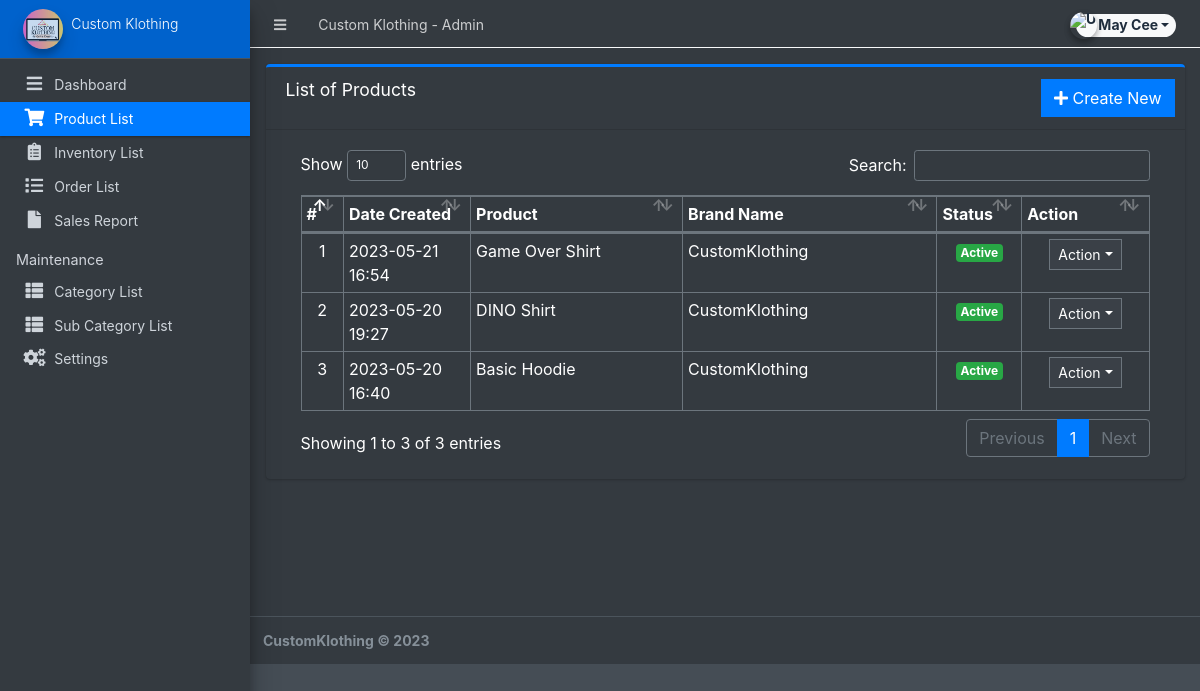
/admin/?page=product (signed in), run on the app's committed database.
### tables this page shows
CREATE TABLE `products` (
  `id` int(30) NOT NULL,
  `category_id` int(30) NOT NULL,
  `sub_category_id` int(30) NOT NULL,
  `product` varchar(250) NOT NULL,
  `brandname` text NOT NULL,
  `description` text NOT NULL,
  `status` tinyint(1) NOT NULL DEFAULT 1,
  `date_created` datetime NOT NULL DEFAULT current_timestamp()
);

### admin/product/index.php (the view, shortened to what this page needs)
<div class="card card-outline card-primary">
	<div class="card-header">
		<h3 class="card-title">List of Products</h3>
		<div class="card-tools">
			<a href="?page=product/manage_product" class="btn btn-flat btn-primary"><span class="fas fa-plus"></span>  Create New</a>
		</div>
	</div>
	<div class="card-body">
		<div class="container-fluid">
        <div class="container-fluid">
			<table class="table table-bordered table-stripped">
				<colgroup>
					<col width="5%">
					<col width="15%">
					<col width="25%">
					<col width="30%">
					<col width="10%">
					<col width="15%">
				</colgroup>
				<thead>
					<tr>
						<th>#</th>
						<th>Date Created</th>
						<th>Product</th>
						<th>Brand Name</th>
						<th>Status</th>
						<th>Action</th>
					</tr>
				</thead>
				<tbody>
					<?php
					$i = 1;
						$qry = $conn->query("SELECT * from `products` order by unix_timestamp(date_created) desc ");
						while($row = $qry->fetch_assoc()):
							foreach($row as $k=> $v){
								$row[$k] = trim(stripslashes($v));
							}
                            $row['description'] = strip_tags(stripslashes(html_entity_decode($row['description'])));
					?>
						<tr>
							<td class="text-center"><?php echo $i++; ?></td>
							<td><?php echo date("Y-m-d H:i",strtotime($row['date_created'])) ?></td>
							<td><?php echo $row['product'] ?></td>
							<td ><p class="m-0"><?php echo $row['brandname'] ?></p></td>
							<td class="text-center">
                                <?php if($row['status'] == 1): ?>
                                    <span class="badge badge-success">Active</span>
                                <?php else: ?>
                                    <span class="badge badge-danger">Inactive</span>
                                <?php endif; ?>
                            </td>
							<td align="center">
								 <button type="button" class="btn btn-flat btn-default btn-sm dropdown-toggle dropdown-icon" data-toggle="dropdown">
				                  		Action
				                  </button>
							</td>
						</tr>
					<?php endwhile; ?>
				</tbody>
			</table>
		</div>
		</div>
	</div>
</div>

### data on the page
products: date_created "2023-05-21 16:54", product "Game Over Shirt", brandname "CustomKlothing", status "Active"
products: date_created "2023-05-20 19:27", product "DINO Shirt", brandname "CustomKlothing", status "Active"
products: date_created "2023-05-20 16:40", product "Basic Hoodie", brandname "CustomKlothing", status "Active"

### other printed values
$_settings->info('name') "Custom Klothing"
$_settings->userdata('firstname').' '.$_settings->userdata('lastname') "May Cee"
$_settings->info('short_name') "Custom Klothing"
